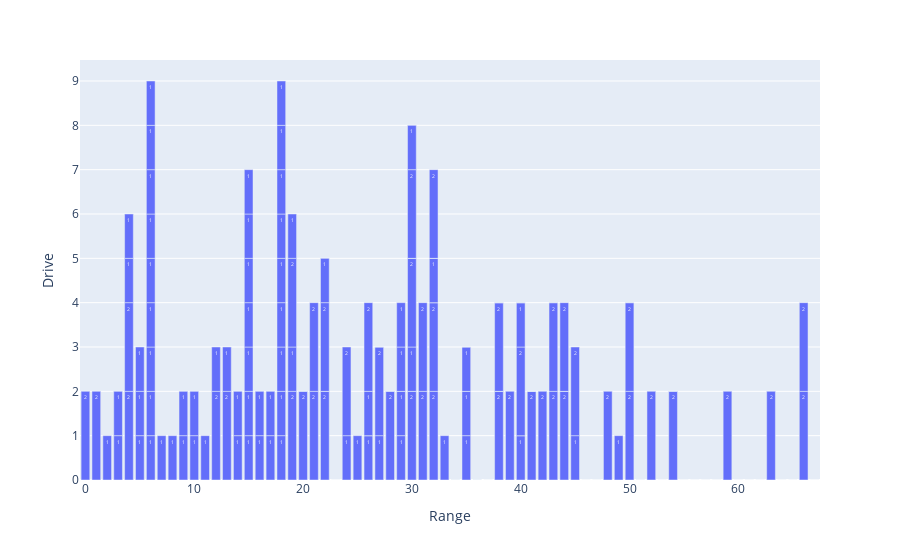

The notebook cell saved with this chart:
### Code cell
fig = px.bar(df,x = 'Range',y = 'Drive',text='Drive')
pio.show(fig)

### Figure 1 — Plotly figure (JSON) as saved in the notebook; plotly's stock layout.template omitted (floating-point values rounded to 4 significant figures; data arrays with more than 128 entries replaced by an {"elided": "..."} marker saying what was removed)
{"data": [{"alignmentgroup": "True", "hovertemplate": "Range=%{x}<br>Drive=%{text}<extra></extra>", "legendgroup": "", "marker": {"color": "#636efa", "pattern": {"shape": ""}}, "name": "", "offsetgroup": "", "orientation": "v", "showlegend": false, "text": {"elided": "180 int values"}, "textposition": "auto", "type": "bar", "x": {"elided": "180 int values"}, "xaxis": "x", "y": {"elided": "180 int values"}, "yaxis": "y"}], "layout": {"barmode": "relative", "legend": {"tracegroupgap": 0}, "margin": {"t": 60}, "xaxis": {"anchor": "y", "domain": [0, 1], "title": {"text": "Range"}}, "yaxis": {"anchor": "x", "domain": [0, 1], "title": {"text": "Drive"}}}}
